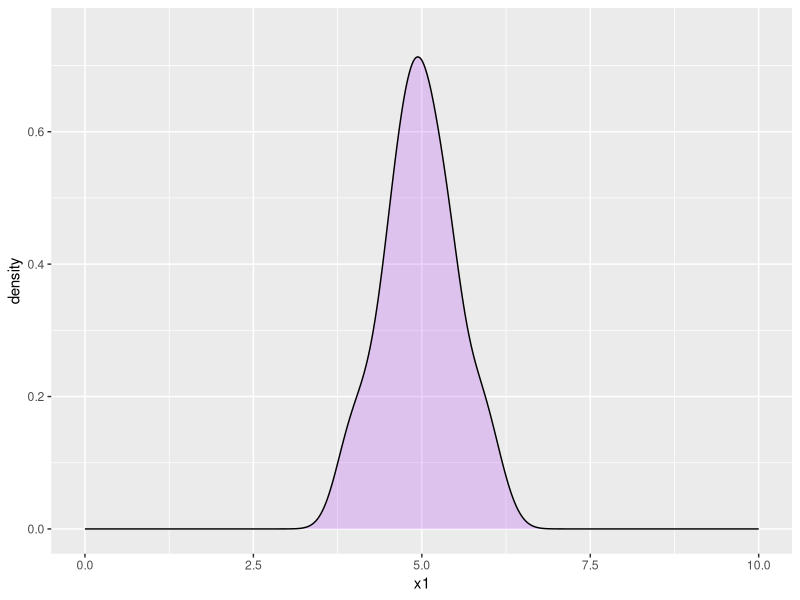
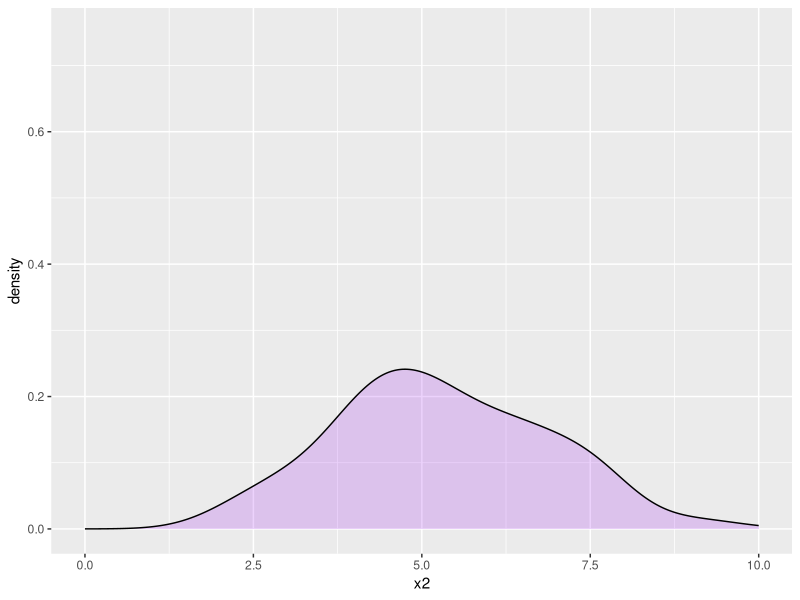

Write the R code that produced these figures, in order.
## ---- chunk 1
knitr::opts_chunk$set(echo = TRUE)
knitr::opts_chunk$set(comment = NA)
options(width = 100)
## ---- chunk 2
set.seed(1231)
expDraw <- rexp(10000, rate = 3)
mean(expDraw)
## ---- chunk 3
library(tidyverse)
set.seed(2341)
bigsmall <- tibble(x1 = rnorm(50, mean = 5, sd= 0.5), x2 = rnorm(50, mean = 5, sd = 1.5))
## ---- chunk 4
bigsmall %>%
  ggplot(aes(x = x1)) +
  geom_density(fill = "purple", alpha = 0.2) +
  xlim(0,10) + ylim(0,0.75)
## ---- chunk 5
bigsmall %>%
  ggplot(aes(x = x2)) +
  geom_density(fill = "purple", alpha = 0.2) +
  xlim(0,10) + ylim(0,0.75)
